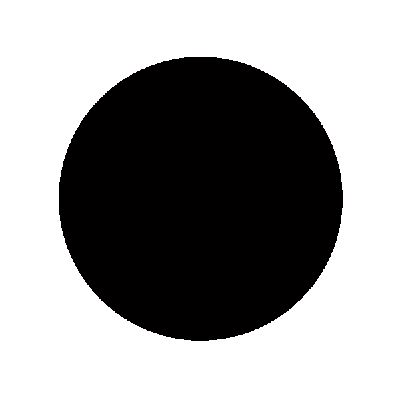
#> input picture Images/Black_Circle.jpg, 400 x 399 px, given in place of the camera
$ python DetectionTest.py   (older library calls are emulated)
#> lines starting #> are read from the running program, lines starting #| are printed output that depends on the picture; after the words box and inside, x2 and y2 are one past the last pixel; in counts of white or black regions, pixels touching at a corner belong together
import pyzbar
import numpy as np
import cv2

cap = cv2.VideoCapture(0)

while(True):
    # Capture frame-by-frame
    ret, frame = cap.read()
#> frame is the input picture: shape (399, 400, 3); mean B, G, R 153.8, 153.8, 154.2

    # Our operations on the frame come here
    gray = cv2.cvtColor(frame, cv2.COLOR_BGR2GRAY)
    gray_blur = cv2.GaussianBlur(gray, (3,3),0)
    frame_blur = cv2.GaussianBlur(frame,(3,3),0)

    laplacian = cv2.Laplacian(frame_blur, cv2.CV_64F)
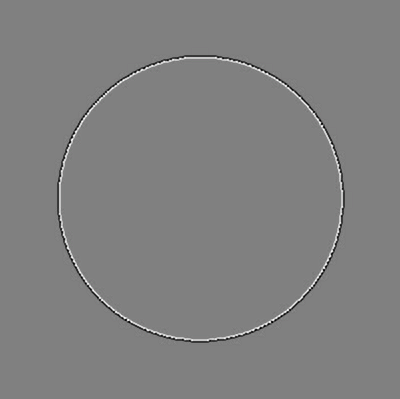
#> laplacian: shape (399, 400, 3) float64; mean B, G, R 0, 0, 0; drawn with min black and max white
    laplacian[laplacian < 5] = 0
    laplacian[laplacian >= 5] = 255
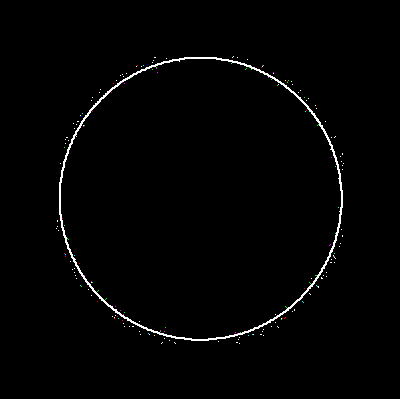
#> laplacian: shape (399, 400, 3) float64; mean B, G, R 3.4, 3.4, 3.4
    sobelx = cv2.Sobel(frame, cv2.CV_64F, 1, 0, ksize=5)
    sobely = cv2.Sobel(frame, cv2.CV_64F, 0, 1, ksize=5)


    # Display the resulting frame
    cv2.imshow('frame',gray)
    cv2.imshow('sobelx',sobelx)
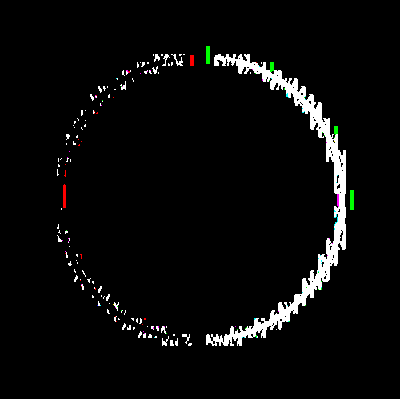
#> window 'sobelx': shape (399, 400, 3); mean B, G, R 9.6, 9.9, 9.8
    cv2.imshow('sobely',sobely)
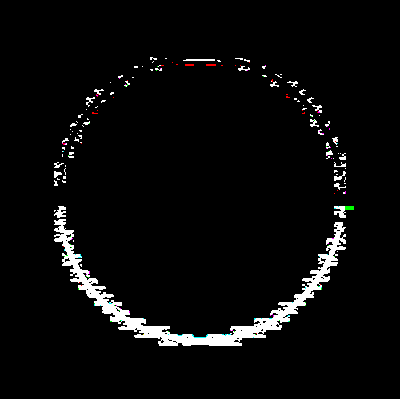
#> window 'sobely': shape (399, 400, 3); mean B, G, R 9.9, 10, 9.9
    cv2.imshow('laplacian',laplacian)


    if cv2.waitKey(1) & 0xFF == ord('q'):
#> (key q is pressed here)
        break

# When everything done, release the capture
cap.release()
cv2.destroyAllWindows()

$ run again, on Images/Stripes.jpg
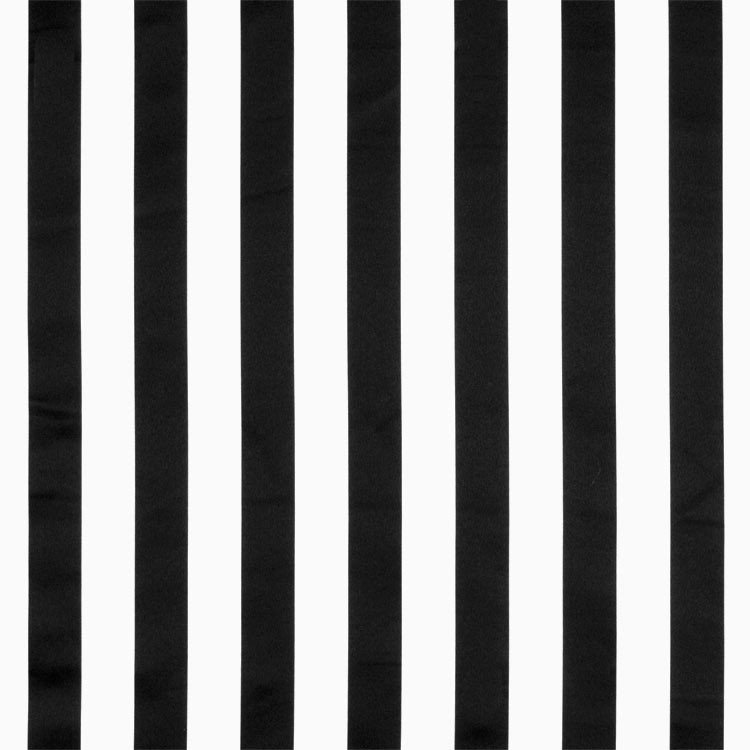
#> input picture Images/Stripes.jpg, 750 x 750 px, given in place of the camera
#> frame is the input picture: shape (750, 750, 3); min 0, max 255, mean 139.7
#> `laplacian[laplacian >= 5] = 255`:
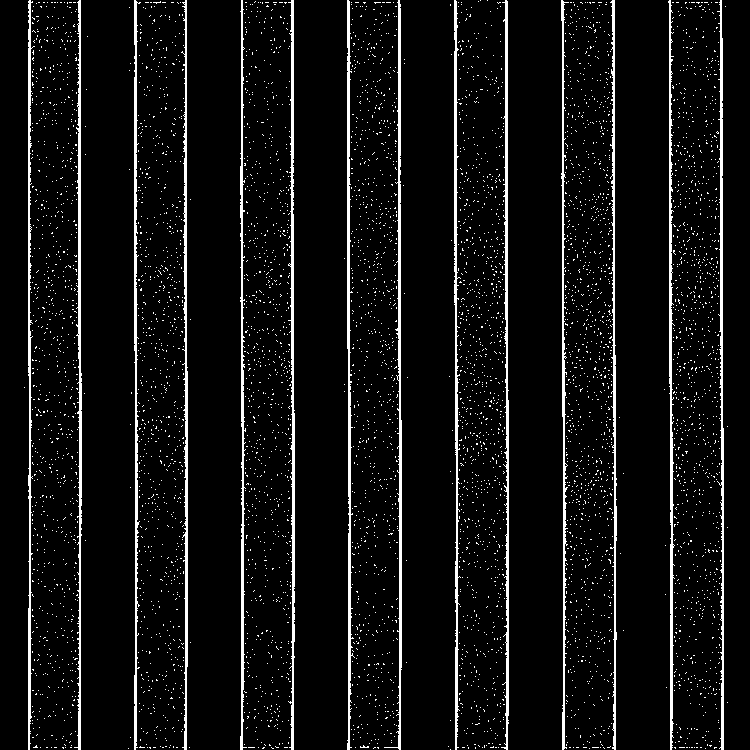
#> laplacian: shape (750, 750, 3) float64; 6.6% white; 5592 white regions (5578 under 20 px), largest, box (x1, y1, x2, y2) and area: (288, 0, 295, 750) 2221, (384, 0, 402, 750) 2208, (347, 0, 355, 750) 2188
#> `cv2.imshow('sobely',sobely)`:
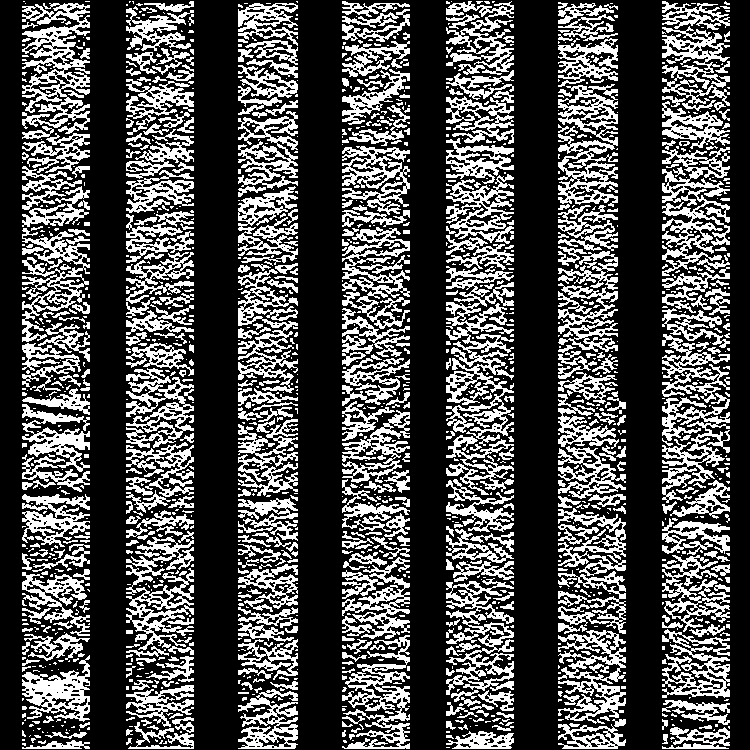
#> window 'sobely': shape (750, 750, 3); 30.3% white; 1392 white regions (908 under 20 px), largest, box (x1, y1, x2, y2) and area: (446, 266, 514, 446) 5194, (22, 3, 90, 134) 4115, (662, 147, 730, 276) 3713
